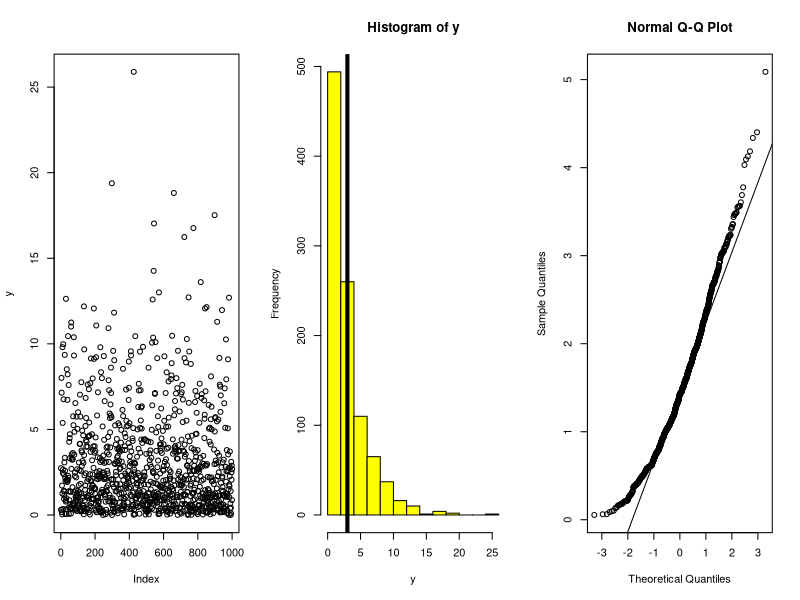
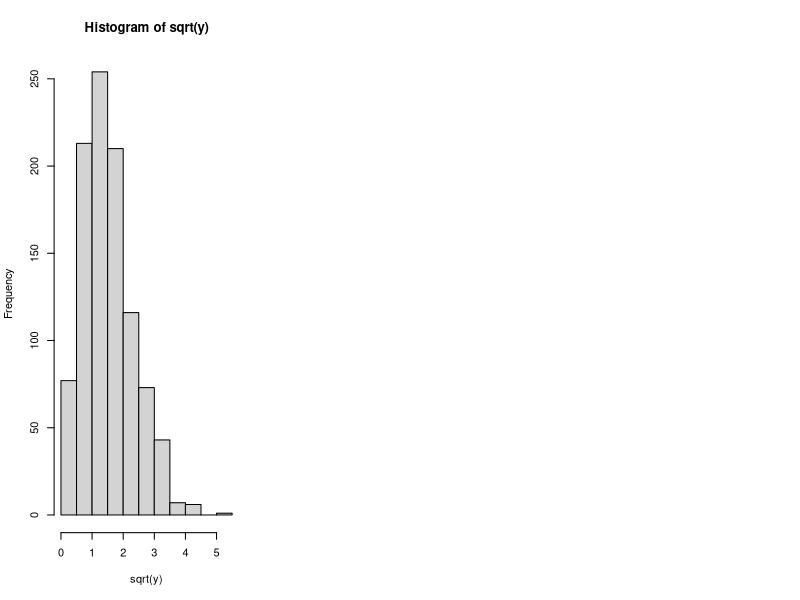
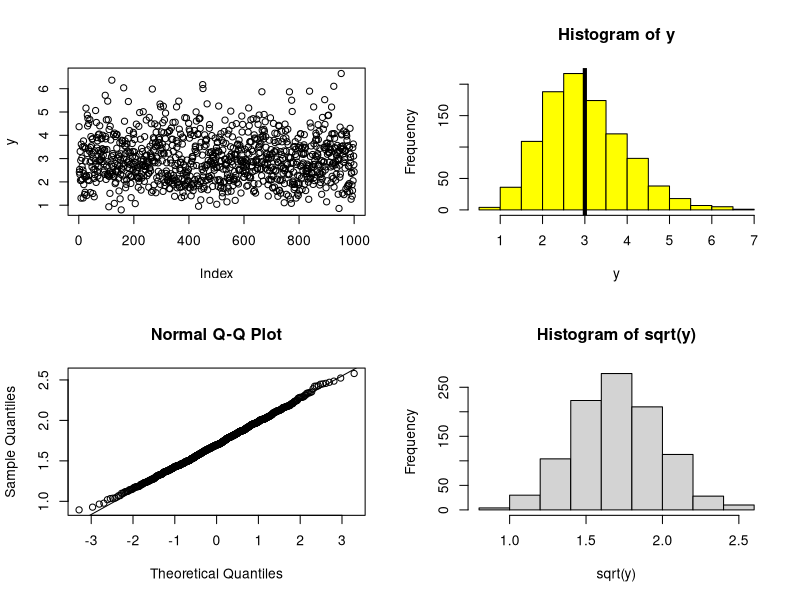
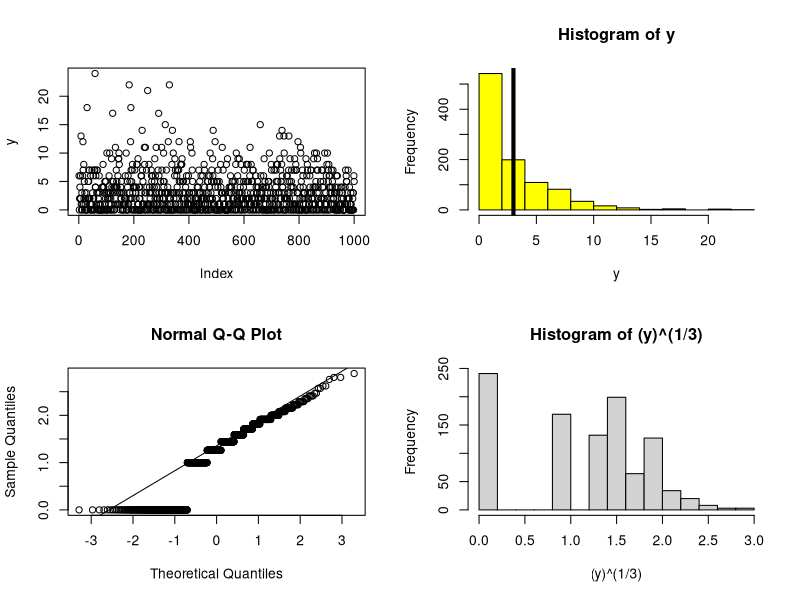
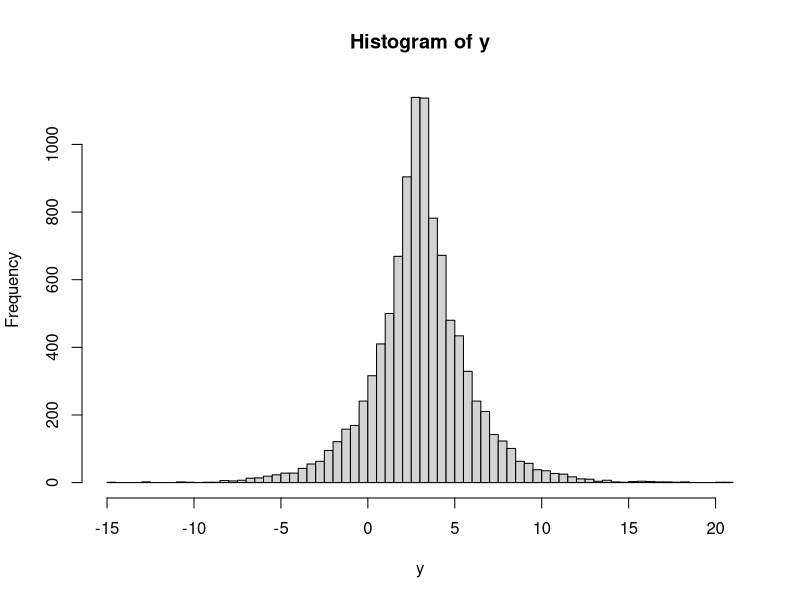

Write the R code that produced these figures, in order.
##
##
##
##   Distribuions.r
##
##     Exploration of distributions through sampling and transformation
##





##
##   A. Exponential Distribution
##

?rexp

## simulate exponential RVs with mean = 3
y=rexp(1000,1/3)
y
mean(y)
var(y)

##
## Plot
##

## make row of three plots
par(mfrow=c(1,3))
## plot the RVs
plot(y)
## plot a histogram of the RVs
hist(y,col="yellow")
## add a line at the mean
abline(v=3,lwd=4)

## try various transformations to make the data approximately normally-distributed
qqnorm(sqrt(y))
qqline(sqrt(y))
hist(sqrt(y))

##
##   B. Gamma Distribution
##

?rgamma

## simulate gamma RVs with mean = 3 and var=1
y=rgamma(1000,9,3)
y
mean(y)
var(y)

##
## Plot
##

## make two rows of two plots
par(mfrow=c(2,2))
## plot the RVs
plot(y)
## plot a histogram of the RVs
hist(y,col="yellow")
## add a line at the mean
abline(v=3,lwd=4)

## try various transformations to make the data approximately normally-distributed
qqnorm(sqrt(y))
qqline(sqrt(y))
hist(sqrt(y))





##
##   C. Geometric Distribution
##

?rgeom

## simulate gamma RVs with mean = 3 
y=rgeom(1000,1/4)
y
mean(y)
var(y)

##
## Plot
##

## make two rows of two plots
par(mfrow=c(2,2))
## plot the RVs
plot(y)
## plot a histogram of the RVs
hist(y,col="yellow")
## add a line at the mean
abline(v=3,lwd=4)

## try various transformations to make the data approximately normally-distributed
qqnorm((y)^(1/3))
qqline((y)^(1/3))
hist((y)^(1/3))





##
##   D. Simulating from the Laplace (double exponential) distribution
##

rlaplace <- function(n,mu=0,b=1){
    ## n = number of replicates
    ## mu = location parameter
    ## b = scale parameter
    v=rexp(n)
    z=rnorm(n)
    mu+b*sqrt(2*v)*z
}

par(mfrow=c(1,1))
y=rlaplace(10000,mu=3,b=2)
hist(y,breaks=100)

